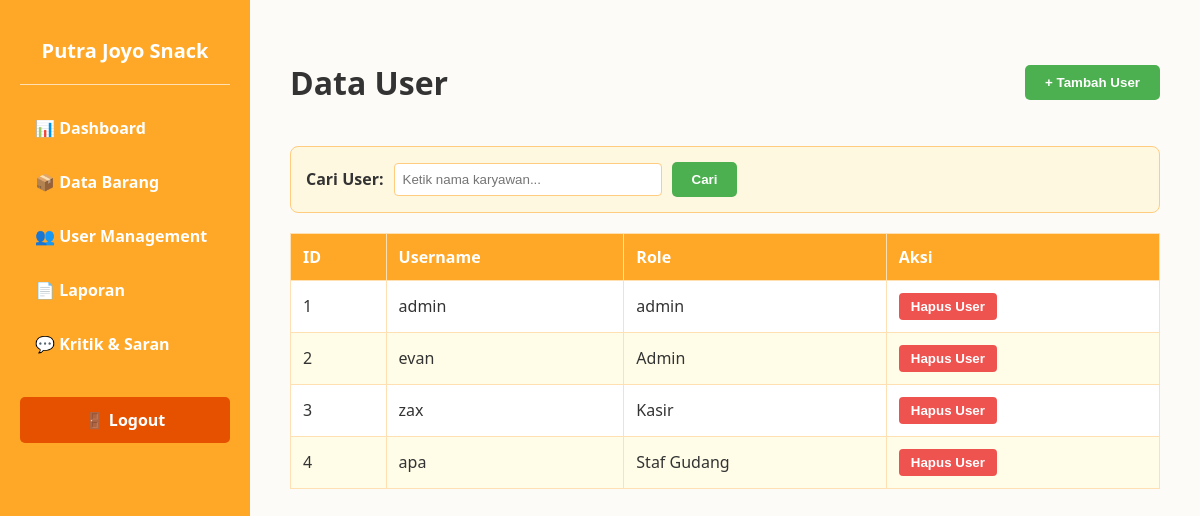
The page /admin/user on the database as committed earlier.
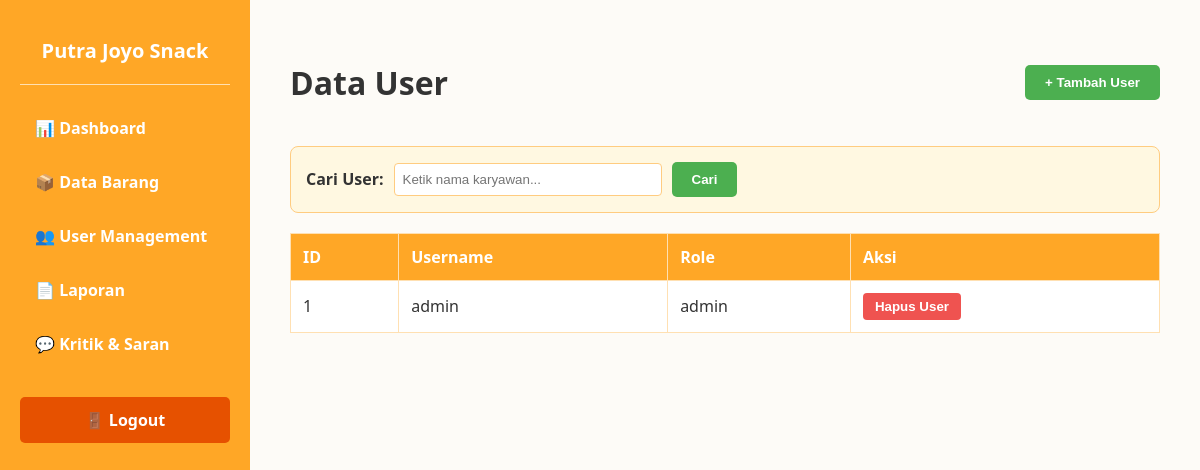
The same page on the database as committed later.
### models/user.py (models this page shows)
class User(UserMixin, db.Model):
    __tablename__ = "users"
    id = db.Column(db.Integer, primary_key=True)
    username = db.Column(
        db.String(100),
        unique=True,
        nullable=False
    )
    password = db.Column(
        db.String(255),
        nullable=False
    )
    role = db.Column(
        db.String(20),
        nullable=False
    )
    created_by = db.Column(
        db.Integer,
        nullable=True
    )

### app.py (the view, shortened to what this page needs)
@app.route("/admin/user", methods=["GET", "POST"])
def admin_user():
    search_query = request.args.get("q", "").strip()
    query = User.query
    if search_query:
        query = query.filter(
            User.username.ilike(f"%{search_query}%")
            | User.role.ilike(f"%{search_query}%")
        )
    users = query.order_by(User.id).all()
    return render_template("admin/user.html", users=users, search_query=search_query)

### templates/admin/user.html (shortened to what this page needs)
<!DOCTYPE html>
<html lang="id">
<head>
</head>
<body>
    <div class="sidebar">
        <h2>Putra Joyo Snack</h2>
        <hr style="border: 0; height: 1px; background: #FFE0B2; margin-bottom: 20px;">
        <a href="/admin/dashboard">📊 Dashboard</a>
        <a href="/admin/barang">📦 Data Barang</a>
        <a href="/admin/user">👥 User Management</a>
        <a href="/admin/laporan">📄 Laporan</a>
        <a href="/admin/kritik">💬 Kritik & Saran</a>
        <a class="logout-btn" href="/logout">🚪 Logout</a>
    </div>
    <div class="content">
        <div class="header-section">
            <h1>Data User</h1>
            <button class="btn-add" onclick="bukaModal()">+ Tambah User</button>
        </div>
        <form class="search-container" method="get" action="/admin/user">
            <label><strong>Cari User:</strong></label>
            <input type="text" name="q" value="{{ search_query or '' }}" placeholder="Ketik nama karyawan...">
            <button class="btn-add" type="submit">Cari</button>
        </form>
        <table class="data-table">
            <thead>
                <tr>
                    <th>ID</th>
                    <th>Username</th>
                    <th>Role</th>
                    <th>Aksi</th>
                </tr>
            </thead>
            <tbody>
                {% for user in users %}
                <tr>
                    <td>{{ user.id }}</td>
                    <td>{{ user.username }}</td>
                    <td>{{ user.role }}</td>
                    <td>
                        <button class="btn-delete" disabled>Hapus User</button>
                    </td>
                </tr>
                {% endfor %}
            </tbody>
        </table>
    </div>
</body>
</html>

Rows that differ between the two databases and show on the page:
removed User: id "2", username "evan", role "Admin"
removed User: id "3", username "zax", role "Kasir"
removed User: id "4", username "apa", role "Staf Gudang"
